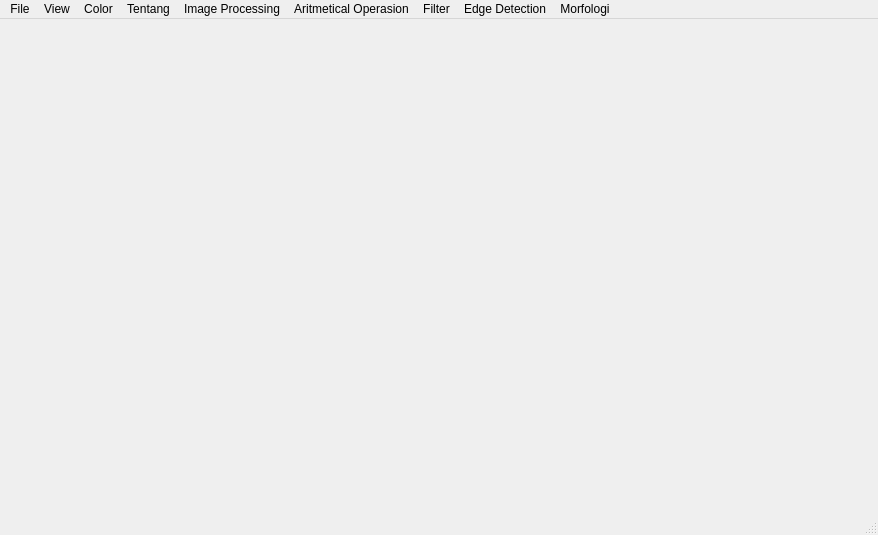
<?xml version="1.0" encoding="UTF-8"?>
<ui version="4.0">
 <class>MainWindow</class>
 <widget class="QMainWindow" name="MainWindow">
  <property name="geometry">
   <rect>
    <x>0</x>
    <y>0</y>
    <width>878</width>
    <height>535</height>
   </rect>
  </property>
  <property name="windowTitle">
   <string>MainWindow</string>
  </property>
  <widget class="QWidget" name="centralwidget">
   <widget class="QWidget" name="verticalLayoutWidget">
    <property name="geometry">
     <rect>
      <x>20</x>
      <y>60</y>
      <width>401</width>
      <height>371</height>
     </rect>
    </property>
    <layout class="QVBoxLayout" name="verticalLayout">
     <item>
      <widget class="QLabel" name="label_gambar_asal">
       <property name="text">
        <string/>
       </property>
      </widget>
     </item>
    </layout>
   </widget>
   <widget class="QWidget" name="verticalLayoutWidget_2">
    <property name="geometry">
     <rect>
      <x>450</x>
      <y>60</y>
      <width>401</width>
      <height>371</height>
     </rect>
    </property>
    <layout class="QVBoxLayout" name="verticalLayout_2">
     <item>
      <widget class="QLabel" name="label_gambar_tujuan">
       <property name="text">
        <string/>
       </property>
      </widget>
     </item>
    </layout>
   </widget>
  </widget>
  <widget class="QMenuBar" name="menubar">
   <property name="geometry">
    <rect>
     <x>0</x>
     <y>0</y>
     <width>878</width>
     <height>21</height>
    </rect>
   </property>
   <widget class="QMenu" name="menuFile">
    <property name="title">
     <string>File</string>
    </property>
    <addaction name="separator"/>
    <addaction name="actionBukaFile"/>
    <addaction name="simpanSebagai"/>
    <addaction name="separator"/>
    <addaction name="actionKeluar"/>
   </widget>
   <widget class="QMenu" name="menuView">
    <property name="title">
     <string>View</string>
    </property>
    <widget class="QMenu" name="menuHistogram">
     <property name="title">
      <string>Histogram</string>
     </property>
     <addaction name="actionInput"/>
     <addaction name="actionOutput"/>
     <addaction name="actionInput_Output"/>
    </widget>
    <addaction name="menuHistogram"/>
   </widget>
   <widget class="QMenu" name="menuColor">
    <property name="title">
     <string>Color</string>
    </property>
    <widget class="QMenu" name="menuRGB">
     <property name="title">
      <string>RGB</string>
     </property>
     <addaction name="actionKuning"/>
     <addaction name="actionOrange"/>
     <addaction name="actionCyan"/>
     <addaction name="actionPurple"/>
     <addaction name="actionGrey"/>
     <addaction name="actionCoklat"/>
     <addaction name="actionMerah"/>
    </widget>
    <widget class="QMenu" name="menuRGB_to_Grayscale">
     <property name="title">
      <string>RGB to Grayscale</string>
     </property>
     <addaction name="actionAverage"/>
     <addaction name="actionLightness"/>
     <addaction name="actionLuminance"/>
    </widget>
    <widget class="QMenu" name="menuBrightness">
     <property name="title">
      <string>Brightness</string>
     </property>
     <addaction name="actionContras"/>
    </widget>
    <widget class="QMenu" name="menuBit_Depth">
     <property name="title">
      <string>Bit Depth</string>
     </property>
     <addaction name="action1_Bit"/>
     <addaction name="action2_Bit"/>
     <addaction name="action3_Bit"/>
     <addaction name="action4_Bit"/>
     <addaction name="action5_Bit"/>
     <addaction name="action6_Bit"/>
     <addaction name="action7_Bit"/>
    </widget>
    <addaction name="menuRGB"/>
    <addaction name="menuRGB_to_Grayscale"/>
    <addaction name="menuBrightness"/>
    <addaction name="actionBrightness_Contrast"/>
    <addaction name="actionInvers"/>
    <addaction name="actionLog_Brightness"/>
    <addaction name="menuBit_Depth"/>
    <addaction name="actionGamma_Correction"/>
   </widget>
   <widget class="QMenu" name="menuTentang">
    <property name="title">
     <string>Tentang</string>
    </property>
   </widget>
   <widget class="QMenu" name="menuImage_Processing">
    <property name="title">
     <string>Image Processing</string>
    </property>
    <addaction name="actionHistogram_Equalization"/>
    <addaction name="actionFuzzy_HE_RGB"/>
    <addaction name="actionFuzzy_Grayscale"/>
   </widget>
   <widget class="QMenu" name="menuAritmetical_Operasion">
    <property name="title">
     <string>Aritmetical Operasion</string>
    </property>
   </widget>
   <widget class="QMenu" name="menuIdentity">
    <property name="title">
     <string>Filter</string>
    </property>
    <widget class="QMenu" name="menuEdge_Detection">
     <property name="title">
      <string>Edge Detection</string>
     </property>
     <addaction name="actionEdge_Detection_1"/>
     <addaction name="actionEdge_Detection2"/>
     <addaction name="actionEdge_Detection_3"/>
    </widget>
    <widget class="QMenu" name="menuGaussian_Blur">
     <property name="title">
      <string>Gaussian Blur</string>
     </property>
     <addaction name="actionGaussian_Blur_3x3"/>
     <addaction name="actionGaussian_Blur_5_5"/>
    </widget>
    <addaction name="menuEdge_Detection"/>
    <addaction name="actionSharpen"/>
    <addaction name="menuGaussian_Blur"/>
    <addaction name="actionUnsharp_Masking"/>
    <addaction name="actionAverage_Filter"/>
    <addaction name="actionLow_Pass_Filter"/>
    <addaction name="actionHigh_Pass_Filter"/>
    <addaction name="actionBandstop_Filter"/>
   </widget>
   <widget class="QMenu" name="menuEdge_Detection_2">
    <property name="title">
     <string>Edge Detection</string>
    </property>
    <addaction name="actionPrewitt"/>
   </widget>
   <widget class="QMenu" name="menuMorfologi">
    <property name="title">
     <string>Morfologi</string>
    </property>
    <widget class="QMenu" name="menuErosion">
     <property name="title">
      <string>Erosion</string>
     </property>
     <addaction name="actionSquare_3"/>
     <addaction name="actionSquare_5"/>
     <addaction name="actionCros"/>
    </widget>
    <widget class="QMenu" name="menuDilation">
     <property name="title">
      <string>Dilation</string>
     </property>
     <addaction name="actionSquare_4"/>
     <addaction name="actionSquare_6"/>
     <addaction name="actionCross_3"/>
    </widget>
    <widget class="QMenu" name="menuOpening">
     <property name="title">
      <string>Opening</string>
     </property>
     <addaction name="actionSquare_9"/>
    </widget>
    <widget class="QMenu" name="menuClosing">
     <property name="title">
      <string>Closing</string>
     </property>
     <addaction name="actionSquare_10"/>
    </widget>
    <addaction name="menuErosion"/>
    <addaction name="menuDilation"/>
    <addaction name="menuOpening"/>
    <addaction name="menuClosing"/>
   </widget>
   <addaction name="menuFile"/>
   <addaction name="menuView"/>
   <addaction name="menuColor"/>
   <addaction name="menuTentang"/>
   <addaction name="menuImage_Processing"/>
   <addaction name="menuAritmetical_Operasion"/>
   <addaction name="menuIdentity"/>
   <addaction name="menuEdge_Detection_2"/>
   <addaction name="menuMorfologi"/>
  </widget>
  <widget class="QStatusBar" name="statusbar"/>
  <action name="simpanSebagai">
   <property name="text">
    <string>Simpan sebagai</string>
   </property>
  </action>
  <action name="actionKeluar">
   <property name="text">
    <string>Keluar</string>
   </property>
  </action>
  <action name="actionBrightness_Contrast">
   <property name="text">
    <string>Brightness-Contrast</string>
   </property>
  </action>
  <action name="actionInvers">
   <property name="text">
    <string>Invers</string>
   </property>
  </action>
  <action name="actionLog_Brightness">
   <property name="text">
    <string>Log Brightness</string>
   </property>
  </action>
  <action name="actionGamma_Correction">
   <property name="text">
    <string>Gamma Correction</string>
   </property>
  </action>
  <action name="actionHistogram_Equalization">
   <property name="text">
    <string>Histogram Equalization</string>
   </property>
  </action>
  <action name="actionFuzzy_HE_RGB">
   <property name="text">
    <string>Fuzzy HE RGB</string>
   </property>
  </action>
  <action name="actionFuzzy_Grayscale">
   <property name="text">
    <string>Fuzzy Grayscale</string>
   </property>
  </action>
  <action name="actionSharpen">
   <property name="text">
    <string>Sharpen</string>
   </property>
  </action>
  <action name="actionUnsharp_Masking">
   <property name="text">
    <string>Unsharp Masking</string>
   </property>
  </action>
  <action name="actionAverage_Filter">
   <property name="text">
    <string>Average Filter</string>
   </property>
  </action>
  <action name="actionLow_Pass_Filter">
   <property name="text">
    <string>Low Pass Filter</string>
   </property>
  </action>
  <action name="actionHigh_Pass_Filter">
   <property name="text">
    <string>High Pass Filter</string>
   </property>
  </action>
  <action name="actionBandstop_Filter">
   <property name="text">
    <string>Bandstop Filter</string>
   </property>
  </action>
  <action name="actionKuning">
   <property name="text">
    <string>Kuning</string>
   </property>
  </action>
  <action name="actionOrange">
   <property name="text">
    <string>Orange</string>
   </property>
  </action>
  <action name="actionCyan">
   <property name="text">
    <string>Cyan</string>
   </property>
  </action>
  <action name="actionPurple">
   <property name="text">
    <string>Purple</string>
   </property>
  </action>
  <action name="actionGrey">
   <property name="text">
    <string>Grey</string>
   </property>
  </action>
  <action name="actionCoklat">
   <property name="text">
    <string>Coklat</string>
   </property>
  </action>
  <action name="actionMerah">
   <property name="text">
    <string>Merah</string>
   </property>
  </action>
  <action name="actionAverage">
   <property name="text">
    <string>Average</string>
   </property>
  </action>
  <action name="actionLightness">
   <property name="text">
    <string>Lightness</string>
   </property>
  </action>
  <action name="actionLuminance">
   <property name="text">
    <string>Luminance</string>
   </property>
  </action>
  <action name="actionContras">
   <property name="text">
    <string>Contras</string>
   </property>
  </action>
  <action name="action1_Bit">
   <property name="text">
    <string>1 Bit</string>
   </property>
  </action>
  <action name="action2_Bit">
   <property name="text">
    <string>2 Bit</string>
   </property>
  </action>
  <action name="action3_Bit">
   <property name="text">
    <string>3 Bit</string>
   </property>
  </action>
  <action name="action4_Bit">
   <property name="text">
    <string>4 Bit</string>
   </property>
  </action>
  <action name="action5_Bit">
   <property name="text">
    <string>5 Bit</string>
   </property>
  </action>
  <action name="action6_Bit">
   <property name="text">
    <string>6 Bit</string>
   </property>
  </action>
  <action name="action7_Bit">
   <property name="text">
    <string>7 Bit</string>
   </property>
  </action>
  <action name="actionInput">
   <property name="text">
    <string>Input</string>
   </property>
  </action>
  <action name="actionOutput">
   <property name="text">
    <string>Output</string>
   </property>
  </action>
  <action name="actionInput_Output">
   <property name="text">
    <string>Input Output</string>
   </property>
  </action>
  <action name="actionEdge_Detection_1">
   <property name="text">
    <string>Edge Detection 1</string>
   </property>
  </action>
  <action name="actionEdge_Detection2">
   <property name="text">
    <string>Edge Detection2</string>
   </property>
  </action>
  <action name="actionEdge_Detection_3">
   <property name="text">
    <string>Edge Detection 3</string>
   </property>
  </action>
  <action name="actionGaussian_Blur_3x3">
   <property name="text">
    <string>Gaussian Blur 3x3</string>
   </property>
  </action>
  <action name="actionGaussian_Blur_5_5">
   <property name="text">
    <string>Gaussian Blur 5x5</string>
   </property>
  </action>
  <action name="actionPrewitt">
   <property name="text">
    <string>Prewitt</string>
   </property>
  </action>
  <action name="actionSquare_3">
   <property name="text">
    <string>Square 3</string>
   </property>
  </action>
  <action name="actionSquare_5">
   <property name="text">
    <string>Square 5</string>
   </property>
  </action>
  <action name="actionCros">
   <property name="text">
    <string>Cross 3</string>
   </property>
  </action>
  <action name="actionSquare_4">
   <property name="text">
    <string>Square 3</string>
   </property>
  </action>
  <action name="actionSquare_6">
   <property name="text">
    <string>Square 5</string>
   </property>
  </action>
  <action name="actionCross_3">
   <property name="text">
    <string>Cross 3</string>
   </property>
  </action>
  <action name="actionSquare_9">
   <property name="text">
    <string>Square 9</string>
   </property>
  </action>
  <action name="actionSquare_10">
   <property name="text">
    <string>Square 9</string>
   </property>
  </action>
  <action name="actionBukaFile">
   <property name="text">
    <string>Buka file</string>
   </property>
  </action>
 </widget>
 <resources/>
 <connections/>
</ui>
